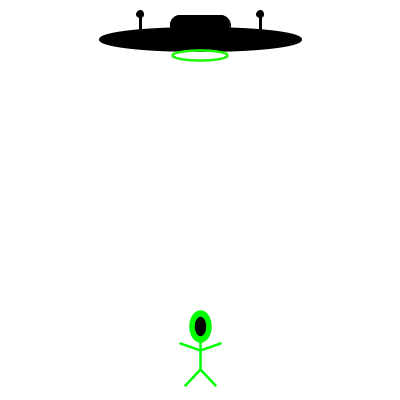
Frame 1 (no input)
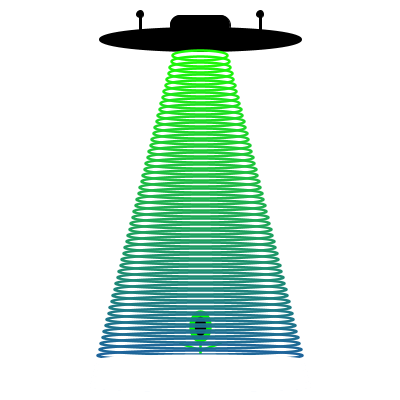
Frame 60 (the mouse pressed at the canvas centre just before this capture)
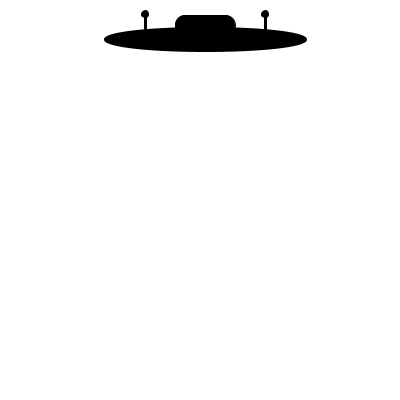
Frame 120 (the mouse held since frame 60 and released just before this capture)

The Processing sketch that drew these frames (run headless with seeded random() and noise(); from frame 60 on, the mouse is pressed at the canvas centre):

// Processing sketch: processing_74857
// ── processing_74857.pde

//cole pierce mods 4-5 cp1
//http://colesprogrammingsite.webs.com/animation.html
int w=55;
int t=5;
int y=55;
int a=0;
int b=0;
int c=0;
int d=5;
int e=0;
int f=0;
void setup()
{
  background(255, 255, 255);
  frameRate(15);
  smooth();
  size(400, 400);
  fill(0, 0, 0);
  ellipse(180, 25, 20, 20);
  ellipse(220, 25, 20, 20);
  quad(180, 15, 220, 15, 220, 30, 180, 30);
  ellipse(140, 14, 7, 7);
  ellipse(260, 14, 7, 7);
  strokeWeight(3);
  line(140, 14, 140, 30);
  line(260, 14, 260, 30);
  ellipse(200, 39, 200, 22);
  strokeWeight(2.5);
  stroke(0, 255, 0);
  fill(0, 255, 0);
  ellipse(200, 326, 20, 30);
  fill(0);

  line(200, 330, 200, 370);
  line(200, 350, 220, 343);
  line(200, 350, 180, 343);
  line(200, 369, 185, 385);
  line(200, 369, 215, 385);
  ellipse(200, 326, 14, 22);
  noFill();
}
void draw()
{

  mystery();

  if (w>385)
  {
    mystery1();
  }    
  if (b>170)
  {
    mystery2();
  }
}
void mystery()
{
  smooth();
  stroke(30, 255-t, 0+t);
  t=t+3;
  ellipse(200, w, y, 10);
  w=w+6;
  y=y+3;
  if (w>385)
  {
    fill(255, 255, 255);
    w=1000000;
  }
  if (y>220)
  {
    fill(255, 255, 255);
    y=10000000;
  }
}
void mystery1()
{
  strokeWeight(4);
  stroke(255, 255, 255);
  ellipse(200, 385-a, 220-b, 10);
  a=a+6;
  b=b+3;


  if (a>330)
  {
    a=0;
    frameRate(1000);
  }
  if (b>175)
  {
    b=0;
    frameRate(1000);
  }
}


void mystery2()
{

  fill(255, 255, 255);
  quad(-5, -5, -5, 500, 500, 500, 500, -5);
  fill(0);
  stroke(0);
  strokeWeight(1);
  ellipse(180+c, 25+e, 20, 20);
  ellipse(220+c, 25+e, 20, 20);
  quad(180+c, 15+e, 220+c, 15+e, 220+c, 30+e, 180+c, 30+e);
  ellipse(140+c, 14+e, 7, 7);
  ellipse(260+c, 14+e, 7, 7);
  strokeWeight(3);
  line(140+c, 14+e, 140+c, 30+e);
  line(260+c, 14+e, 260+c, 30+e);
  ellipse(200+c, 39+e, 200, 22+e);
  c=c+d;
  e=e+f;
  if (c>100)
  {
    d=-5;
  }
  if (c<-100)
  {
  f=-5;
    d=0;
    
  }
}
